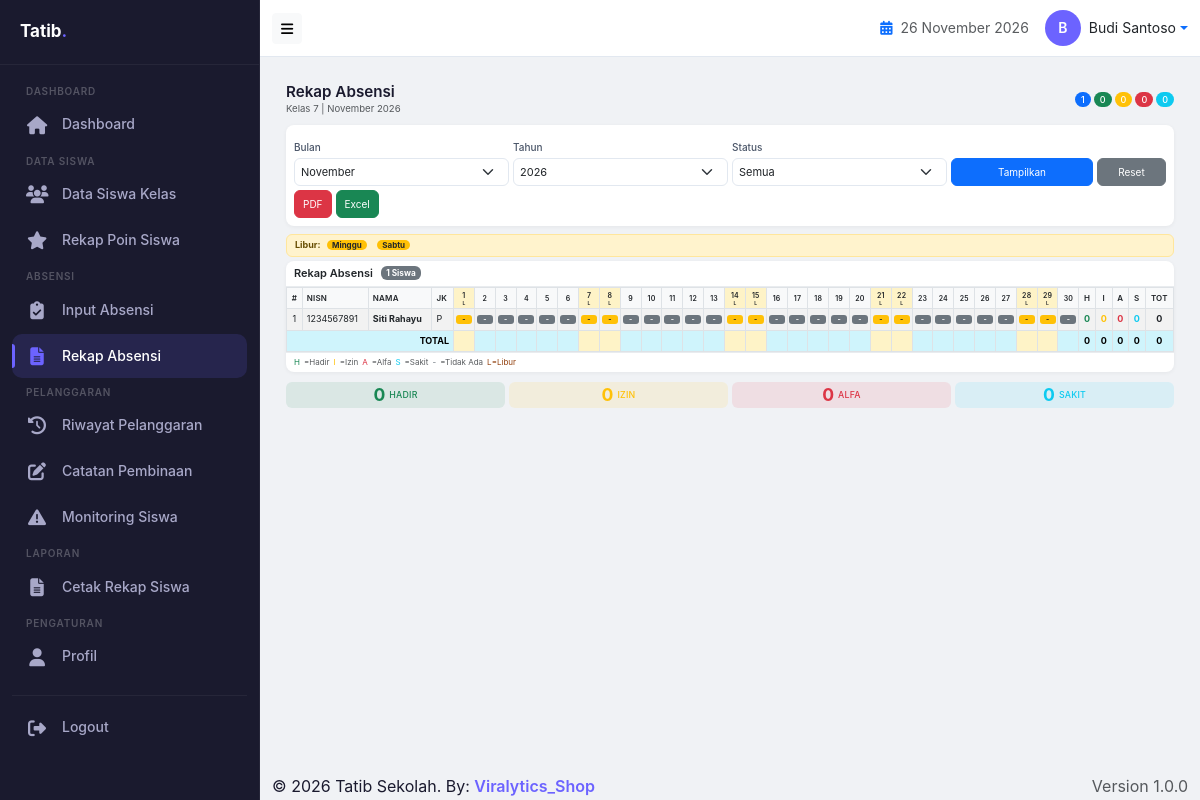
/walikelas/rekap_absensi.php (signed in), run on the app's committed database.
### tables this page shows
CREATE TABLE `users` (
  `id` int(11) NOT NULL,
  `username` varchar(50) NOT NULL,
  `password` varchar(255) NOT NULL,
  `nama_lengkap` varchar(100) NOT NULL,
  `nip` varchar(20) DEFAULT NULL,
  `role` enum('admin','guru','bk','walikelas') DEFAULT 'guru',
  `jabatan` varchar(50) DEFAULT NULL,
  `no_hp` varchar(15) DEFAULT NULL,
  `foto` varchar(100) DEFAULT NULL,
  `is_piket` tinyint(1) DEFAULT '0',
  `is_bk` tinyint(1) DEFAULT '0',
  `is_walikelas` tinyint(1) DEFAULT '0',
  `created_at` timestamp NOT NULL DEFAULT CURRENT_TIMESTAMP
);

CREATE TABLE `kelas` (
  `id` int(11) NOT NULL,
  `nama_kelas` varchar(20) NOT NULL,
  `tingkat` varchar(10) DEFAULT NULL,
  `jurusan` varchar(20) DEFAULT NULL,
  `wali_kelas_id` int(11) DEFAULT NULL,
  `tahun_ajaran` varchar(20) DEFAULT NULL,
  `created_at` timestamp NOT NULL DEFAULT CURRENT_TIMESTAMP
);

CREATE TABLE `hari_libur` (
  `id` int(11) NOT NULL,
  `tanggal` date DEFAULT NULL,
  `hari` varchar(20) DEFAULT NULL,
  `keterangan` varchar(255) DEFAULT NULL,
  `jenis` enum('otomatis_harian','otomatis_tanggal','custom') DEFAULT 'custom',
  `is_active` tinyint(1) DEFAULT '1',
  `created_at` timestamp NOT NULL DEFAULT CURRENT_TIMESTAMP,
  `updated_at` timestamp NULL DEFAULT NULL ON UPDATE CURRENT_TIMESTAMP
);

CREATE TABLE `siswa` (
  `id` int(11) NOT NULL,
  `nisn` varchar(20) NOT NULL,
  `nama_siswa` varchar(100) NOT NULL,
  `kelas_id` int(11) DEFAULT NULL,
  `jenis_kelamin` enum('L','P') DEFAULT NULL,
  `tempat_lahir` varchar(50) DEFAULT NULL,
  `tanggal_lahir` date DEFAULT NULL,
  `alamat` text,
  `no_hp` varchar(15) DEFAULT NULL,
  `poin` int(11) DEFAULT '0',
  `foto` varchar(100) DEFAULT NULL,
  `created_at` timestamp NOT NULL DEFAULT CURRENT_TIMESTAMP
);

### walikelas/rekap_absensi.php (the view, shortened to what the rows shown need)
<?php
require_once __DIR__ . '/../includes/config.php';
require_once __DIR__ . '/../includes/db.php';
require_once __DIR__ . '/../includes/functions.php';
$user = getCurrentUser();
$walikelas_id = $user['id'];
$kelas = getRow("SELECT * FROM kelas WHERE wali_kelas_id = $walikelas_id");
$kelas_id = $kelas['id'];
$nama_kelas = $kelas['nama_kelas'];
function getSemuaHariLibur() {
    $conn = getDB();
    $check = $conn->query("SHOW TABLES LIKE 'hari_libur'");
    $check_col = $conn->query("SHOW COLUMNS FROM hari_libur LIKE 'hari'");
    $query = "SELECT * FROM hari_libur WHERE is_active = 1";
    $result = $conn->query($query);
    $data = [];
    if ($result && $result->num_rows > 0) {
        while ($row = $result->fetch_assoc()) {
            $data[] = $row;
        }
    }
    return $data;
}
function isHariLibur($tanggal) {
    $hari_libur = $_SESSION['hari_libur_cache_walikelas'] ?? [];
    $hari = date('l', strtotime($tanggal));
    $hari_indonesia = [
        'Monday' => 'Senin', 'Tuesday' => 'Selasa', 'Wednesday' => 'Rabu',
        'Thursday' => 'Kamis', 'Friday' => 'Jumat', 'Saturday' => 'Sabtu',
        'Sunday' => 'Minggu'
    ];
    $hari_indo = $hari_indonesia[$hari] ?? $hari;
    foreach ($hari_libur as $libur) {
        if ($libur['jenis'] == 'otomatis_harian' && $libur['hari'] == $hari_indo) {
            return true;
        }
    }
    return false;
}
$hari_libur_all = getSemuaHariLibur();
$bulan = isset($_GET['bulan']) ? (int)$_GET['bulan'] : date('m');
$tahun = isset($_GET['tahun']) ? (int)$_GET['tahun'] : date('Y');
function getDataAbsensi($kelas_id, $bulan, $tahun) {
    $conn = getDB();
    $siswa_list = getSiswaByKelas($kelas_id);
    $siswa_ids = array_column($siswa_list, 'id');
    $siswa_ids_str = implode(',', $siswa_ids);
    $start_date = $tahun . '-' . str_pad($bulan, 2, '0', STR_PAD_LEFT) . '-01';
    $end_date = date('Y-m-t', strtotime($start_date));
    $query = "SELECT siswa_id, tanggal, status FROM absensi
              WHERE siswa_id IN ($siswa_ids_str)
              AND tanggal BETWEEN '$start_date' AND '$end_date'";
    $result = $conn->query($query);
    $absensi_data = [];
    $jumlah_hari = cal_days_in_month(CAL_GREGORIAN, $bulan, $tahun);
    $data = [];
    foreach ($siswa_list as $siswa) {
        $row = [
            'siswa_id' => $siswa['id'],
            'nisn' => $siswa['nisn'],
            'nama_siswa' => $siswa['nama_siswa'],
            'jenis_kelamin' => $siswa['jenis_kelamin'],
            'absensi' => [],
            'total_hadir' => 0,
            'total_izin' => 0,
            'total_alfa' => 0,
            'total_sakit' => 0,
            'total_absensi' => 0
        ];
        for ($i = 1; $i <= $jumlah_hari; $i++) {
            $tanggal = $tahun . '-' . str_pad($bulan, 2, '0', STR_PAD_LEFT) . '-' . str_pad($i, 2, '0', STR_PAD_LEFT);
            $key = $siswa['id'] . '|' . $tanggal;
            if (isset($absensi_data[$key])) {
                $status = $absensi_data[$key];
                $row['absensi'][$i] = $status;
                if ($status == 'H') $row['total_hadir']++;
                elseif ($status == 'I') $row['total_izin']++;
                elseif ($status == 'A') $row['total_alfa']++;
                elseif ($status == 'S') $row['total_sakit']++;
            } else {
                $row['absensi'][$i] = '-';
            }
        }
        $row['total_absensi'] = $row['total_hadir'] + $row['total_izin'] + $row['total_alfa'] + $row['total_sakit'];
        $data[] = $row;
    }
    return $data;
}
$data_absensi = getDataAbsensi($kelas_id, $bulan, $tahun);
$jumlah_hari = cal_days_in_month(CAL_GREGORIAN, $bulan, $tahun);
$nama_bulan = getBulanIndonesia($bulan);
$hari_libur_cache = [];
for ($i = 1; $i <= $jumlah_hari; $i++) {
    $tanggal = $tahun . '-' . str_pad($bulan, 2, '0', STR_PAD_LEFT) . '-' . str_pad($i, 2, '0', STR_PAD_LEFT);
    $hari_libur_cache[$i] = isHariLibur($tanggal);
}
include __DIR__ . '/../includes/header_walikelas.php';
?>
<div class="container-fluid dashboard-container">
    <div class="dashboard-header">
        <div>
            <h4 class="dashboard-title">Rekap Absensi</h4>
            <small class="text-muted dashboard-subtitle">Kelas <?= htmlspecialchars($nama_kelas) ?> | <?= $nama_bulan ?> <?= $tahun ?></small>
        </div>
    </div>
    <?php if (count($hari_libur_all) > 0): ?>
        <div class="alert alert-warning py-1 px-2 mb-2 libur-alert">
            <strong>Libur:</strong>
            <?php foreach ($hari_libur_all as $libur):
                if ($libur['jenis'] == 'otomatis_harian') {
                    $display = $libur['hari'];
                } else {
                    $display = date('d-m-Y', strtotime($libur['tanggal']));
                }
            ?>
                <span class="badge bg-warning text-dark mx-1"><?= $display ?></span>
            <?php endforeach; ?>
        </div>
    <?php endif; ?>
    <div class="card table-card">
        <div class="card-body p-0">
            <div class="table-responsive">
                <table class="table table-bordered table-hover table-striped mb-0 rekap-table">
                    <thead>
                        <tr>
                            <th class="text-center">#</th>
                            <th>NISN</th>
                            <th>Nama</th>
                            <th>JK</th>
                            <?php for ($i = 1; $i <= $jumlah_hari; $i++): ?>
                                <th class="text-center day-header <?= $hari_libur_cache[$i] ? 'libur-day' : '' ?>">
                                    <?= $i ?>
                                    <?php if ($hari_libur_cache[$i]): ?>
                                        <span class="libur-icon">L</span>
                                    <?php endif; ?>
                                </th>
                            <?php endfor; ?>
                            <th class="text-center">H</th>
                            <th class="text-center">I</th>
                            <th class="text-center">A</th>
                            <th class="text-center">S</th>
                            <th class="text-center">Tot</th>
                        </tr>
                    </thead>
                    <tbody>
                        <?php if (count($data_absensi) > 0): ?>
                            <?php $no = 1; ?>
                            <?php foreach ($data_absensi as $row): ?>
                                <tr>
                                    <td class="text-center"><?= $no++ ?></td>
                                    <td><?= $row['nisn'] ?></td>
                                    <td><strong><?= htmlspecialchars($row['nama_siswa']) ?></strong></td>
                                    <td><?= $row['jenis_kelamin'] == 'L' ? 'L' : 'P' ?></td>
                                    <?php for ($i = 1; $i <= $jumlah_hari; $i++):
                                        $status = isset($row['absensi'][$i]) ? $row['absensi'][$i] : '-';
                                        $is_libur = $hari_libur_cache[$i];
                                        $badge_class = $status == 'H' ? 'bg-success' : ($status == 'I' ? 'bg-warning' : ($status == 'A' ? 'bg-danger' : ($status == 'S' ? 'bg-info' : 'bg-secondary')));
                                        if ($is_libur) {
                                            $badge_class = 'bg-warning text-dark';
                                        }
                                    ?>
                                        <td class="text-center status-cell">
                                            <span class="badge <?= $badge_class ?> status-badge">
                                                <?= $status ?>
                                            </span>
                                        </td>
                                    <?php endfor; ?>
                                    <td class="text-center fw-bold text-success"><?= $row['total_hadir'] ?></td>
                                    <td class="text-center fw-bold text-warning"><?= $row['total_izin'] ?></td>
                                    <td class="text-center fw-bold text-danger"><?= $row['total_alfa'] ?></td>
                                    <td class="text-center fw-bold text-info"><?= $row['total_sakit'] ?></td>
                                    <td class="text-center fw-bold"><?= $row['total_absensi'] ?></td>
                                </tr>
                            <?php endforeach; ?>
                        <?php endif; ?>
                    </tbody>
                </table>
            </div>
        </div>
    </div>
</div>
<?php include __DIR__ . '/../includes/footer.php'; ?>

### includes/header_walikelas.php (shortened to what the rows shown need)
<?php
$user = getCurrentUser();
?>
<!DOCTYPE html>
<html lang="id">
<head>
    <link href="https://cdn.jsdelivr.net/npm/bootstrap@5.3.0/dist/css/bootstrap.min.css" rel="stylesheet">
    <link href="https://cdnjs.cloudflare.com/ajax/libs/font-awesome/6.4.0/css/all.min.css" rel="stylesheet">
</head>
<body>
    <div class="app-wrapper">
        <div class="main-content">
            <nav class="navbar navbar-custom">
                <div class="container-fluid">
                    <div class="d-flex align-items-center ms-auto">
                        <div class="dropdown">
                            <a href="#" class="d-flex align-items-center text-decoration-none dropdown-toggle" data-bs-toggle="dropdown">
                                <div class="avatar-circle">
                                    <?= strtoupper(substr($user['nama_lengkap'] ?? 'U', 0, 1)) ?>
                                </div>
                                <span class="ms-2 d-none d-md-inline text-dark" style="font-size:14px;">
                                    <?= $user['nama_lengkap'] ?? 'User' ?>
                                </span>
                            </a>
                        </div>
                    </div>
                </div>
            </nav>
            <div class="content-wrapper">

### data on the page
users: nama_lengkap "B", nama_lengkap "Budi Santoso"
kelas: nama_kelas "7"
hari_libur: hari "Minggu"
hari_libur: hari "Sabtu"
siswa: nisn "1234567891", nama_siswa "Siti Rahayu", jenis_kelamin "P", status "-", poin "0"

### other printed values
$nama_bulan "November"
$tahun "2026"
count($data_absensi) "1"
$total_hadir "0"
$total_izin "0"
$total_alfa "0"
$total_sakit "0"
$total_hadir + $total_izin + $total_alfa + $total_sakit "0"
APP_NAME "Tatib Sekolah"
APP_VERSION "1.0.0"
form field bulan "November"
form field tahun "2026"
